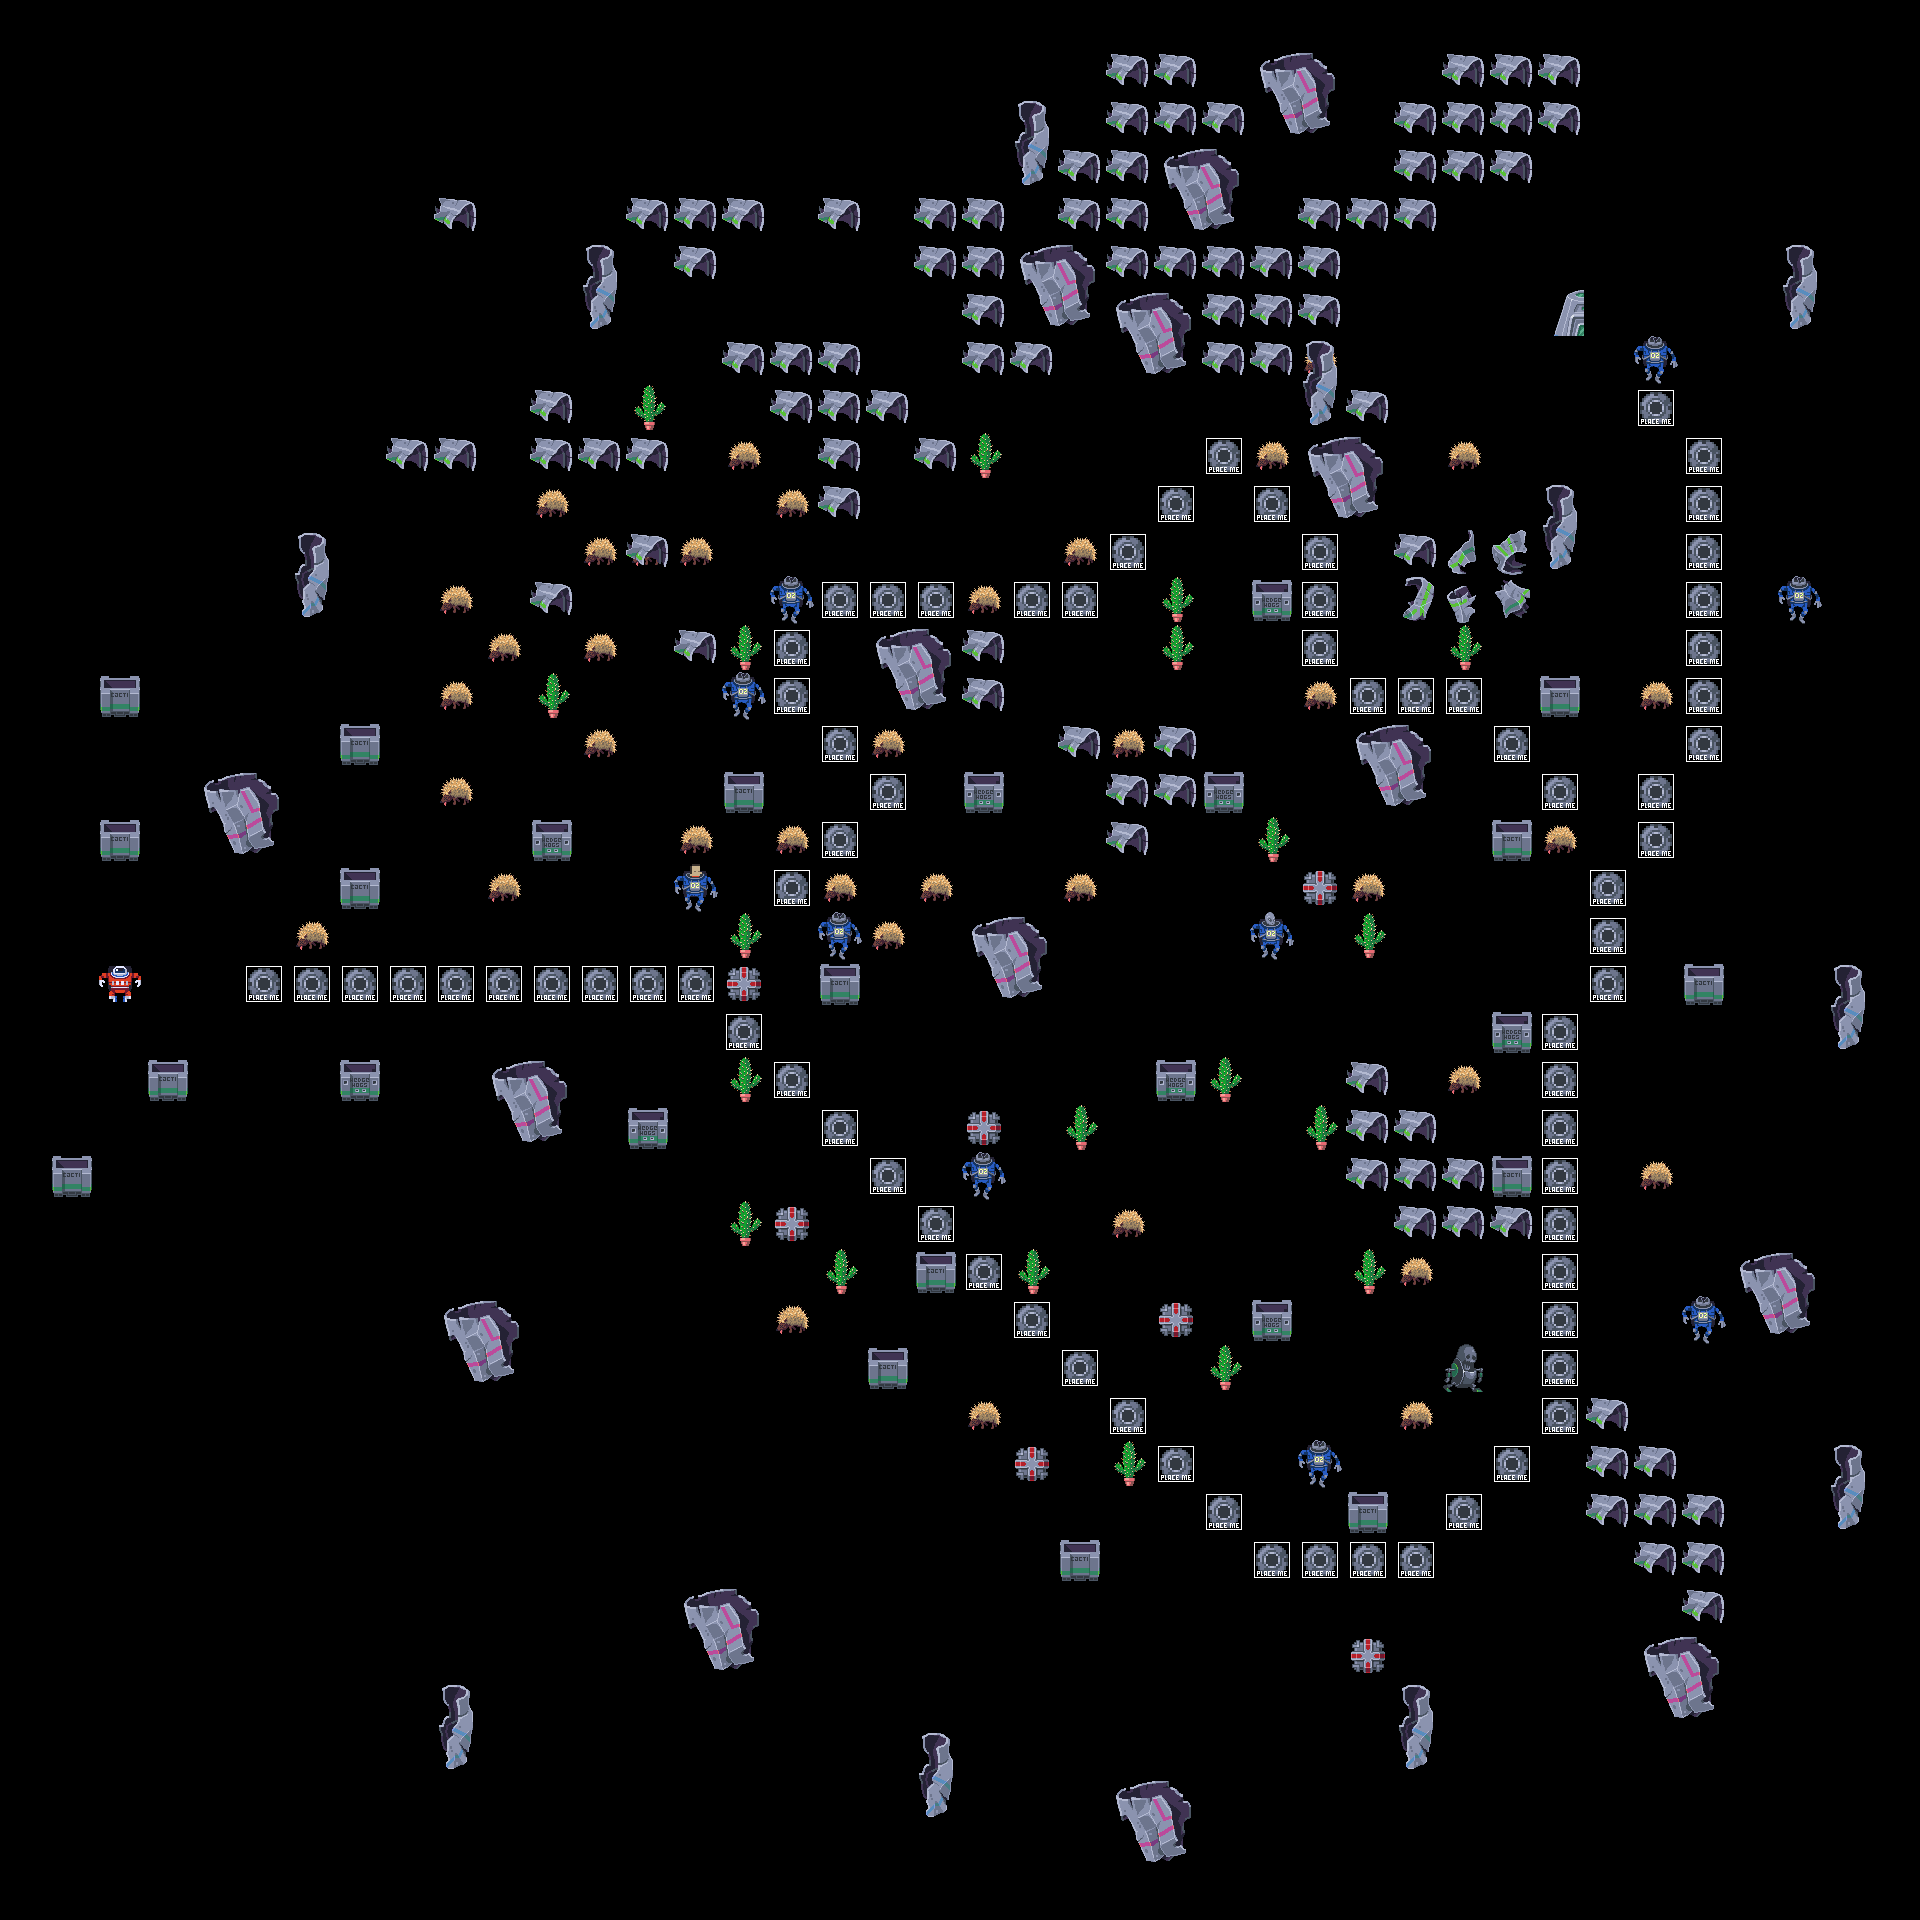

This is a level from a 2D game, rendered from its Tiled map with the project's own tilesets. A one-line summary and the complete map file follow:
An orthogonal 40x40 tile map with 48x48 px tiles, 2 tile layers (Background 2, Debris).

<map version="1.2" tiledversion="1.2.4" orientation="orthogonal" renderorder="right-down" width="40" height="40" tilewidth="48" tileheight="48" infinite="0" nextlayerid="4" nextobjectid="1">
 <properties>
  <property name="name" value="Disaster Area 5" />
  <property name="nextmap" value="map6.tmx" />
 </properties>
 <tileset firstgid="1" source="astrodrift_test.tsx" />
 <layer id="2" name="Background 2" width="40" height="40">
  <properties>
   <property name="layer" type="int" value="90" />
  </properties>
  <data encoding="csv">
0,0,0,0,0,0,0,0,0,0,0,0,0,0,0,0,0,0,0,0,0,0,0,0,0,0,0,0,0,0,0,0,0,0,0,0,0,0,0,0,
0,0,0,0,0,0,0,0,0,0,0,0,0,0,0,0,0,0,0,0,0,0,0,85,85,0,88,89,0,0,85,85,85,0,0,0,0,0,0,0,
0,0,0,0,0,0,0,0,0,0,0,0,0,0,0,0,0,0,0,0,0,0,0,85,85,85,109,110,0,85,85,85,85,0,0,0,0,0,0,0,
0,0,0,0,0,0,0,0,0,0,0,0,0,0,0,0,0,0,0,0,0,0,85,85,88,89,0,0,0,85,85,85,0,0,0,0,0,0,0,0,
0,0,0,0,0,0,0,0,0,0,0,0,0,0,0,0,0,0,0,85,85,0,85,85,109,110,0,85,85,85,0,0,0,0,0,0,0,0,0,0,
0,0,0,0,0,0,0,0,0,0,0,0,0,0,0,0,0,0,0,85,85,88,89,85,85,85,85,85,0,0,0,0,0,0,0,0,0,0,0,0,
0,0,0,0,0,0,0,0,0,0,0,0,0,0,0,0,0,0,0,0,85,109,110,88,89,85,85,85,0,0,0,0,127,0,0,0,0,0,0,0,
0,0,0,0,0,0,0,0,0,0,0,0,0,0,0,0,0,0,0,0,85,85,0,109,110,85,85,114,0,0,0,0,0,0,0,0,0,0,0,0,
0,0,0,0,0,0,0,0,0,0,0,0,0,113,0,0,0,0,0,0,0,0,0,0,0,0,0,0,85,0,0,0,0,0,0,0,0,0,0,0,
0,0,0,0,0,0,0,0,0,0,0,0,0,0,0,114,0,0,0,0,113,0,0,0,0,0,114,0,0,0,114,0,0,0,0,130,0,0,0,0,
0,0,0,0,0,0,0,0,0,0,0,114,0,0,0,0,114,0,0,0,0,0,0,0,130,0,0,0,0,0,0,0,0,0,0,0,0,0,0,0,
0,0,0,0,0,0,0,0,0,0,0,0,114,114,114,0,0,0,0,0,0,0,114,0,0,0,0,0,0,0,0,0,0,0,0,0,0,0,0,0,
0,0,0,0,0,0,0,0,0,114,0,0,0,0,0,0,64,0,0,0,114,0,130,0,113,0,115,0,0,0,0,0,0,0,0,130,0,0,0,0,
0,0,0,0,0,0,0,0,0,0,114,0,114,0,0,113,0,0,88,89,85,0,0,0,113,0,0,0,0,0,113,0,0,0,0,0,0,0,0,0,
0,0,0,0,0,0,0,0,0,114,0,113,0,0,0,64,0,0,109,110,85,0,0,0,0,0,0,114,0,0,0,0,94,0,114,0,0,0,0,0,
0,0,0,0,0,0,0,0,0,0,0,0,114,0,0,0,0,0,114,0,0,0,0,114,0,0,0,0,0,0,0,0,0,0,0,130,0,0,0,0,
0,0,0,0,0,0,0,0,0,114,0,0,0,0,0,94,0,0,130,0,115,0,0,0,0,115,0,0,0,0,0,0,0,0,0,0,0,0,0,0,
0,0,0,0,0,0,0,0,0,0,0,0,0,0,114,0,114,0,0,0,0,0,0,0,0,0,113,0,0,0,0,94,114,0,130,0,0,0,0,0,
0,0,0,0,0,0,0,131,0,0,0,0,0,0,0,0,130,114,0,114,0,0,114,0,0,0,0,93,114,0,0,0,0,130,0,0,0,0,0,0,
0,0,0,0,0,0,114,0,0,0,0,0,0,0,0,113,0,64,114,0,0,0,0,0,0,0,0,0,113,0,0,0,0,130,0,0,0,0,0,0,
0,0,0,0,0,0,130,0,130,0,130,0,130,0,130,93,0,94,0,0,0,0,0,0,0,0,0,0,0,0,0,0,0,130,0,94,0,0,0,0,
0,0,0,0,0,0,0,0,0,0,0,0,0,0,0,0,0,0,0,0,0,0,0,0,0,0,0,0,0,0,0,115,130,0,0,0,0,0,0,0,
0,0,0,0,0,0,0,131,0,0,0,0,0,0,0,113,130,0,0,0,0,0,0,0,115,113,0,0,0,0,114,0,130,0,0,0,0,0,0,0,
0,0,0,0,0,0,0,0,0,0,0,0,0,0,0,0,0,0,0,0,93,0,113,0,0,0,0,113,0,0,0,0,130,0,0,0,0,0,0,0,
0,0,0,0,0,0,0,0,0,0,0,0,0,0,0,0,0,0,130,0,0,0,0,0,0,0,0,0,0,0,0,94,130,0,114,0,0,0,0,0,
0,0,0,0,0,0,0,0,0,0,0,0,0,0,0,113,93,0,0,0,0,0,0,114,0,0,0,0,0,0,0,0,130,0,0,0,0,0,0,0,
0,0,0,0,0,0,0,0,0,0,0,0,0,0,0,0,0,113,0,94,130,113,0,0,0,0,0,0,113,114,0,0,130,0,0,0,0,0,0,0,
0,0,0,0,0,0,0,0,0,0,0,0,0,0,0,0,114,0,0,0,0,0,0,0,93,0,115,0,0,0,0,0,130,0,0,0,0,0,0,0,
0,0,0,0,0,0,0,0,0,0,0,0,0,0,0,0,0,0,94,0,0,0,130,0,0,113,0,0,0,0,0,0,130,0,0,0,0,0,0,0,
0,0,0,0,0,0,0,0,0,0,0,0,0,0,0,0,0,0,0,0,114,0,0,0,0,0,0,0,0,114,0,0,130,0,0,0,0,0,0,0,
0,0,0,0,0,0,0,0,0,0,0,0,0,0,0,0,0,0,0,0,0,93,0,113,130,0,0,0,0,0,0,130,0,0,0,0,0,0,0,0,
0,0,0,0,0,0,0,0,0,0,0,0,0,0,0,0,0,0,0,0,0,0,0,0,0,0,0,0,94,0,130,0,0,0,0,0,0,0,0,0,
0,0,0,0,0,0,0,0,0,0,0,0,0,0,0,0,0,0,0,0,0,0,94,0,0,0,130,130,130,130,0,0,0,0,0,0,0,0,0,0,
0,0,0,0,0,0,0,0,0,0,0,0,0,0,0,0,0,0,0,0,0,0,0,0,0,0,0,0,0,0,0,0,0,0,0,0,0,0,0,0,
0,0,0,0,0,0,0,0,0,0,0,0,0,0,0,0,0,0,0,0,0,0,0,0,0,0,0,0,93,0,0,0,0,0,0,0,0,0,0,0,
0,0,0,0,0,0,0,0,0,0,0,0,0,0,0,0,0,0,0,0,0,0,0,0,0,0,0,0,0,0,0,0,0,0,0,0,0,0,0,0,
0,0,0,0,0,0,0,0,0,0,0,0,0,0,0,0,0,0,0,0,0,0,0,0,0,0,0,0,0,0,0,0,0,0,0,0,0,0,0,0,
0,0,0,0,0,0,0,0,0,0,0,0,0,0,0,0,0,0,0,0,0,0,0,0,0,0,0,0,0,0,0,0,0,0,0,0,0,0,0,0,
0,0,0,0,0,0,0,0,0,0,0,0,0,0,0,0,0,0,0,0,0,0,0,0,0,0,0,0,0,0,0,0,0,0,0,0,0,0,0,0,
0,0,0,0,0,0,0,0,0,0,0,0,0,0,0,0,0,0,0,0,0,0,0,0,0,0,0,0,0,0,0,0,0,0,0,0,0,0,0,0
</data>
 </layer>
 <layer id="3" name="Debris" width="40" height="40">
  <properties>
   <property name="layer" type="int" value="100" />
  </properties>
  <data encoding="csv">
0,0,0,0,0,0,0,0,0,0,0,0,0,0,0,0,0,0,0,0,0,0,0,0,0,0,0,0,0,0,0,0,0,0,0,0,0,0,0,0,
0,0,0,0,0,0,0,0,0,0,0,0,0,0,0,0,0,0,0,0,0,0,0,0,0,0,0,0,0,0,0,0,0,0,0,0,0,0,0,0,
0,0,0,0,0,0,0,0,0,0,0,0,0,0,0,0,0,0,0,0,0,90,0,0,0,0,0,0,0,0,0,0,0,0,0,0,0,0,0,0,
0,0,0,0,0,0,0,0,0,0,0,0,0,0,0,0,0,0,0,0,0,111,0,0,0,0,0,0,0,0,0,0,0,0,0,0,0,0,0,0,
0,0,0,0,0,0,0,0,0,85,0,0,0,85,85,85,0,85,0,0,0,0,0,0,0,0,0,0,0,0,0,0,0,0,0,0,0,0,0,0,
0,0,0,0,0,0,0,0,0,0,0,0,90,0,85,0,0,0,0,0,0,0,0,0,0,0,0,0,0,0,0,0,0,0,0,0,0,90,0,0,
0,0,0,0,0,0,0,0,0,0,0,0,111,0,0,0,0,0,0,0,0,0,0,0,0,0,0,0,0,0,0,0,0,0,0,0,0,111,0,0,
0,0,0,0,0,0,0,0,0,0,0,0,0,0,0,85,85,85,0,0,0,0,0,0,0,0,0,90,0,0,0,0,0,0,64,0,0,0,0,0,
0,0,0,0,0,0,0,0,0,0,0,85,0,0,0,0,85,85,85,0,0,0,0,0,0,0,0,111,0,0,0,0,0,0,130,0,0,0,0,0,
0,0,0,0,0,0,0,0,85,85,0,85,85,85,0,0,0,85,0,85,0,0,0,0,0,130,0,88,89,0,0,0,0,0,0,0,0,0,0,0,
0,0,0,0,0,0,0,0,0,0,0,0,0,0,0,0,0,85,0,0,0,0,0,0,0,0,130,109,110,0,0,0,90,0,0,130,0,0,0,0,
0,0,0,0,0,0,90,0,0,0,0,0,0,85,0,0,0,0,0,0,0,0,0,130,0,0,0,130,0,85,86,87,111,0,0,130,0,0,0,0,
0,0,0,0,0,0,111,0,0,0,0,85,0,0,0,0,0,130,130,130,0,130,0,0,0,0,0,130,0,106,107,108,0,0,0,0,0,64,0,0,
0,0,0,0,0,0,0,0,0,0,0,0,0,0,85,0,130,0,0,0,0,0,0,0,0,0,0,130,0,0,0,0,0,0,0,130,0,0,0,0,
0,0,94,0,0,0,0,0,0,0,0,0,0,0,0,0,130,0,0,0,0,0,0,0,0,0,0,0,130,130,130,0,0,0,0,130,0,0,0,0,
0,0,0,0,0,0,0,94,0,0,0,0,0,0,0,0,0,130,0,0,0,0,85,0,85,0,0,0,88,89,0,130,0,0,0,0,0,0,0,0,
0,0,0,0,88,89,0,0,0,0,0,0,0,0,0,0,0,0,0,0,0,0,0,85,85,0,0,0,109,110,0,0,130,0,130,0,0,0,0,0,
0,0,94,0,109,110,0,0,0,0,0,115,0,0,0,0,0,130,0,0,0,0,0,85,0,0,0,0,0,0,0,0,0,0,0,0,0,0,0,0,
0,0,0,0,0,0,0,94,0,0,114,0,0,0,133,0,0,0,0,0,0,0,0,0,0,0,0,0,0,0,0,0,0,0,0,0,0,0,0,0,
0,0,0,0,0,0,0,0,0,0,0,0,0,0,0,0,0,0,0,0,88,89,0,0,0,0,137,0,0,0,0,0,0,0,0,0,0,0,0,0,
0,0,1,0,0,130,130,130,130,130,130,130,130,130,0,0,0,0,0,0,109,110,0,0,0,0,0,0,0,0,0,0,0,0,0,0,0,0,90,0,
0,0,0,0,0,0,0,0,0,0,0,0,0,0,0,130,0,0,0,0,0,0,0,0,0,0,0,0,0,0,0,0,0,0,0,0,0,0,111,0,
0,0,0,94,0,0,0,115,0,0,88,89,0,0,0,0,0,0,0,0,0,0,0,0,0,0,0,0,85,0,0,0,0,0,0,0,0,0,0,0,
0,0,0,0,0,0,0,0,0,0,109,110,0,115,0,0,0,130,0,0,0,0,0,0,0,0,0,0,85,85,0,0,0,0,0,0,0,0,0,0,
0,94,0,0,0,0,0,0,0,0,0,0,0,0,0,0,0,0,0,0,64,0,0,0,0,0,0,0,85,85,85,0,0,0,0,0,0,0,0,0,
0,0,0,0,0,0,0,0,0,0,0,0,0,0,0,0,0,0,0,130,0,0,0,0,0,0,0,0,0,85,85,85,0,0,0,0,0,0,0,0,
0,0,0,0,0,0,0,0,0,0,0,0,0,0,0,0,0,0,0,0,0,0,0,0,0,0,0,0,0,0,0,0,0,0,0,0,88,89,0,0,
0,0,0,0,0,0,0,0,0,88,89,0,0,0,0,0,0,0,0,0,0,130,0,0,0,0,0,0,0,0,0,0,0,0,0,64,109,110,0,0,
0,0,0,0,0,0,0,0,0,109,110,0,0,0,0,0,0,0,0,0,0,0,0,0,0,0,0,0,0,0,95,0,0,0,0,0,0,0,0,0,
0,0,0,0,0,0,0,0,0,0,0,0,0,0,0,0,0,0,0,0,0,0,0,130,0,0,0,0,0,0,0,0,0,85,0,0,0,0,0,0,
0,0,0,0,0,0,0,0,0,0,0,0,0,0,0,0,0,0,0,0,0,0,0,0,0,0,0,64,0,0,0,0,0,85,85,0,0,0,90,0,
0,0,0,0,0,0,0,0,0,0,0,0,0,0,0,0,0,0,0,0,0,0,0,0,0,130,0,0,0,0,0,0,0,85,85,85,0,0,111,0,
0,0,0,0,0,0,0,0,0,0,0,0,0,0,0,0,0,0,0,0,0,0,0,0,0,0,0,0,0,0,0,0,0,0,85,85,0,0,0,0,
0,0,0,0,0,0,0,0,0,0,0,0,0,0,88,89,0,0,0,0,0,0,0,0,0,0,0,0,0,0,0,0,0,0,0,85,0,0,0,0,
0,0,0,0,0,0,0,0,0,0,0,0,0,0,109,110,0,0,0,0,0,0,0,0,0,0,0,0,0,0,0,0,0,0,88,89,0,0,0,0,
0,0,0,0,0,0,0,0,0,90,0,0,0,0,0,0,0,0,0,0,0,0,0,0,0,0,0,0,0,90,0,0,0,0,109,110,0,0,0,0,
0,0,0,0,0,0,0,0,0,111,0,0,0,0,0,0,0,0,0,90,0,0,0,0,0,0,0,0,0,111,0,0,0,0,0,0,0,0,0,0,
0,0,0,0,0,0,0,0,0,0,0,0,0,0,0,0,0,0,0,111,0,0,0,88,89,0,0,0,0,0,0,0,0,0,0,0,0,0,0,0,
0,0,0,0,0,0,0,0,0,0,0,0,0,0,0,0,0,0,0,0,0,0,0,109,110,0,0,0,0,0,0,0,0,0,0,0,0,0,0,0,
0,0,0,0,0,0,0,0,0,0,0,0,0,0,0,0,0,0,0,0,0,0,0,0,0,0,0,0,0,0,0,0,0,0,0,0,0,0,0,0
</data>
 </layer>
</map>
